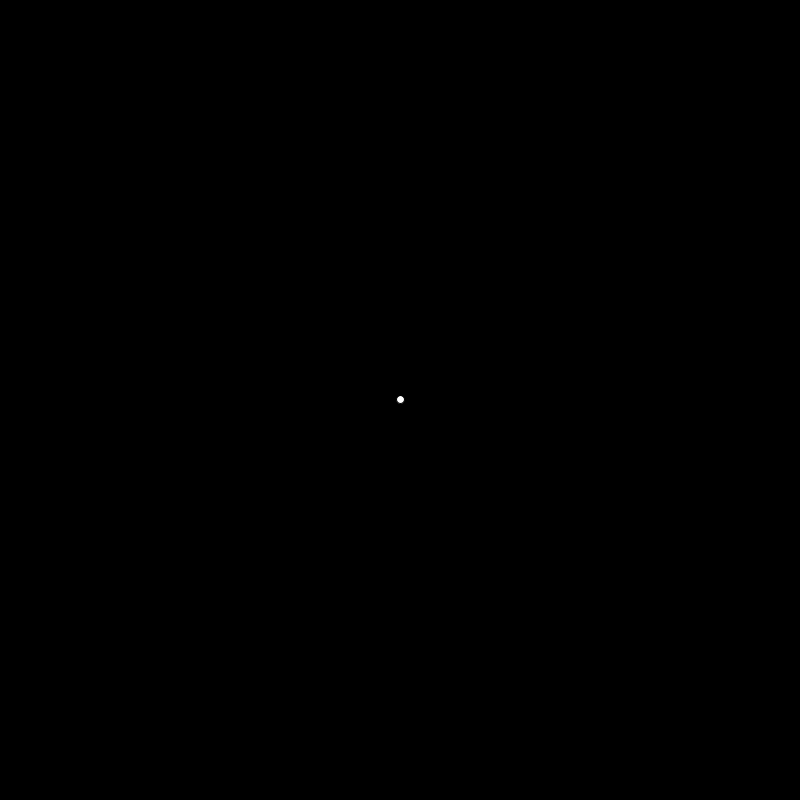
Frame 1 (no input)
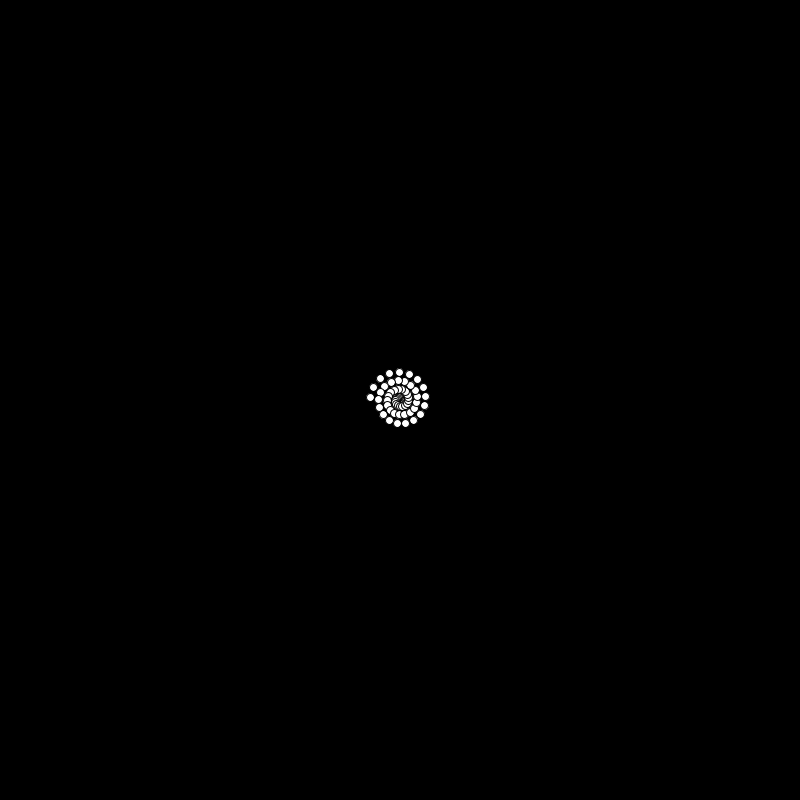
Frame 60 (the mouse pressed at the canvas centre just before this capture)
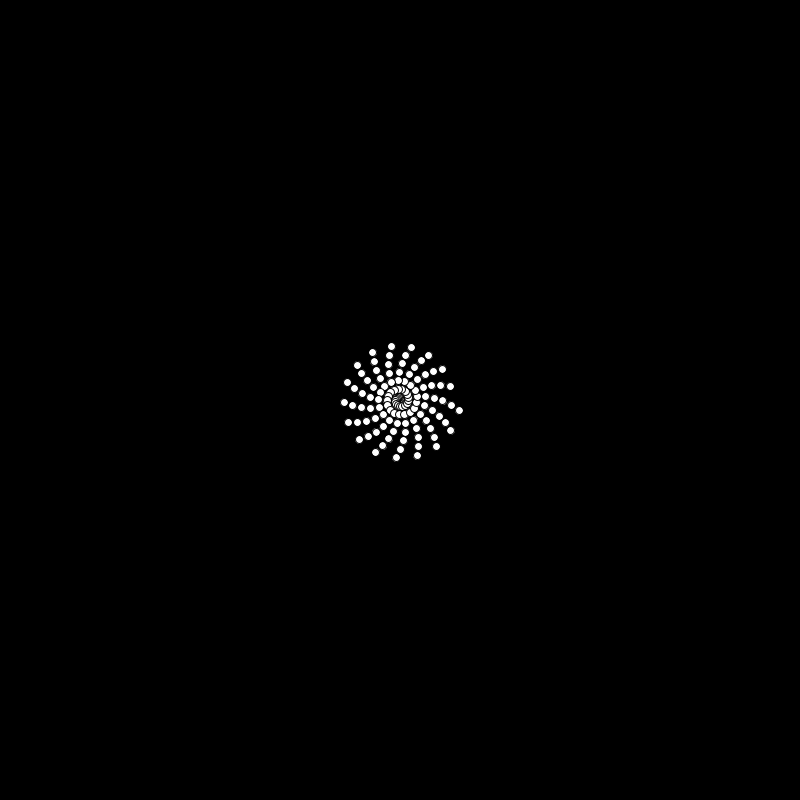
Frame 120 (the mouse held since frame 60 and released just before this capture)

The Processing sketch that drew these frames (run headless with seeded random() and noise(); from frame 60 on, the mouse is pressed at the canvas centre):

// Processing sketch: flower
// ── flower.pde
float n = 0.5;
int c = 18;

void setup() {
	size(800, 800);
	background(0);
}

void draw() {
	float a = n * 137.5;
	float r = c * sqrt(n);

	float x = n * cos(a) + width / 2;
	float y = n * sin(a) + height / 2;

	fill(255);
	ellipse(x, y, 8, 8);

	n += 0.5;
}
